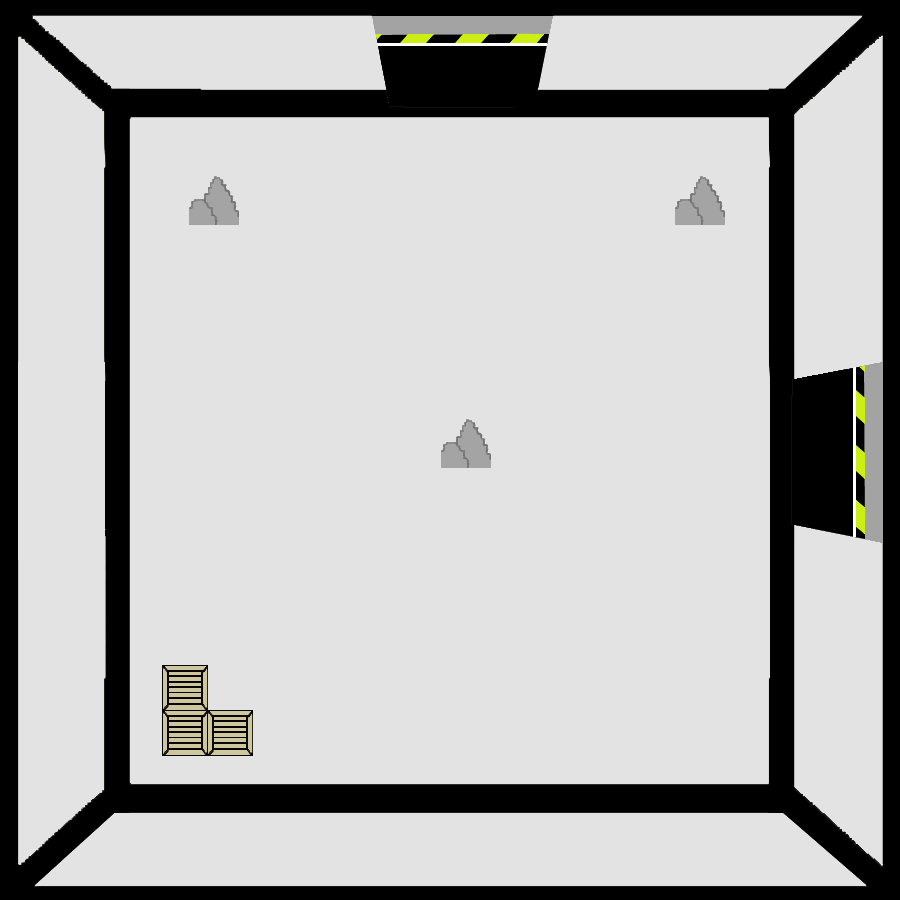

A level layout from a 2D game, rendered from its tile map. Below: a short description, then the map file with tile-grid data replaced by summaries:
An orthogonal 100x100 tile map with 9x9 px tiles, 2 tile layers (SALA, OBJETOS), 3 tilesets.

<map version="1.2" tiledversion="1.3.3" orientation="orthogonal" renderorder="right-down" width="100" height="100" tilewidth="9" tileheight="9" infinite="0" nextlayerid="3" nextobjectid="1">
 <tileset firstgid="1" source="LAB11.tsx" />
 <tileset firstgid="10001" source="CAJA.tsx" />
 <tileset firstgid="10026" source="ROCAS.tsx" />
 <layer id="1" name="SALA" width="100" height="100">
  <data>[10000 cells, 10000 non-empty, 10000 distinct tile ids]</data>
 </layer>
 <layer id="2" name="OBJETOS" width="100" height="100">
  <data>[10000 cells, 747 non-empty, 695 distinct tile ids]</data>
 </layer>
</map>